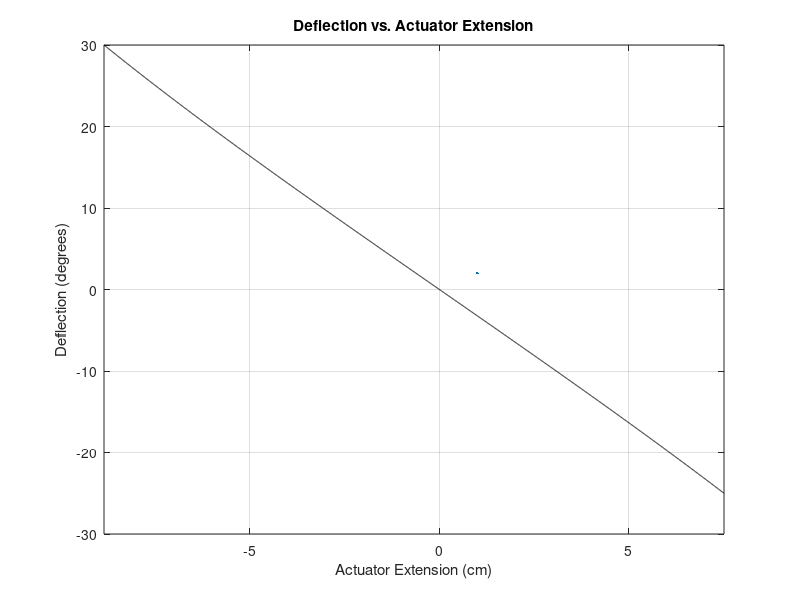

Write MATLAB code to recreate this figure. (Note: this script raises an error after producing the figure.)
% 1. Providing the required data

d = 1.36124; % m
a = 1.37276; % m

% 2. Calculating stuff

alpha = rad2deg(asin(d/a));
r = sqrt(a^2 - d^2);

% 3. Defining deflection limits

deflection_max = 30; % deg
deflection_min = -25; % deg
deflection = deflection_min:0.01:deflection_max;

% 4. Finding corresponding actuator extension

extension = sqrt(a^2 + r^2 - 2.*a.*r.*cos(deg2rad(alpha-deflection))) - d;

% 5. Plotting
if ~exist('Running_in_Simulink', 'var') || ~Running_in_Simulink
    figure('Name', 'Actuator vs Deflection Relation')
    plot(extension*100, deflection, 'black', LineWidth=2);
    ylabel('Deflection (degrees)');
    xlabel('Actuator Extension (cm)');
    xlim([min(extension*100) max(extension*100)])
    title('Deflection vs. Actuator Extension');
    grid on;
end

Running_in_Simulink = 0;

% 6. Save the figure

script_dir = fileparts(mfilename('fullpath'));

% Build the relative path to the Media folder
save_path = fullfile(script_dir, '..', 'Report', 'Media', 'Actuator_Deflection.png');

exportgraphics(gcf, save_path);

% -----------------------------------------------------------------------
% Now, reactions

stab_area = 6.315; % m2 

% All the following parameters must be changed later, I guessed all of them:
MAC = 2.5; % m 
arm = 0.35*MAC; % m 
density = 1; % kg/m3
velocity = 300; % m/s

q = 0.5 * density * velocity^2; % kg / m2 / s2

CL = interp1(airfoil_Re40_000.alpha, airfoil_Re40_000.CL, deflection);
CD = interp1(airfoil_Re40_000.alpha, airfoil_Re40_000.CD, deflection);
Cm = interp1(airfoil_Re40_000.alpha, airfoil_Re40_000.Cm, deflection);

% Forces applied at 25% MAC from the leading edge
F_y_stab = CL .* stab_area * q; % [N]
F_x_stab = CD .* stab_area * q; % [N]
M_stab = Cm .* stab_area * MAC * q;   % [N m]

% Moment acting on a pivot shaft, forces are equal to F_y_stab and F_x_stab
M_pivot = M_stab + ...
    F_y_stab .* arm .* cosd(deflection) + ...
    F_x_stab .* arm .* sind(deflection); % [N m]

% Force acting on the actuator assuming actuator is weightless

semi_P = (d + extension + a + r)/2;
triangle_area = sqrt(semi_P.*(semi_P-d-extension).*(semi_P-a).*(semi_P-r));
lever_arm_actuator = 2 .* triangle_area ./ (d+extension); 
F_act = M_pivot ./ lever_arm_actuator; % [N]
